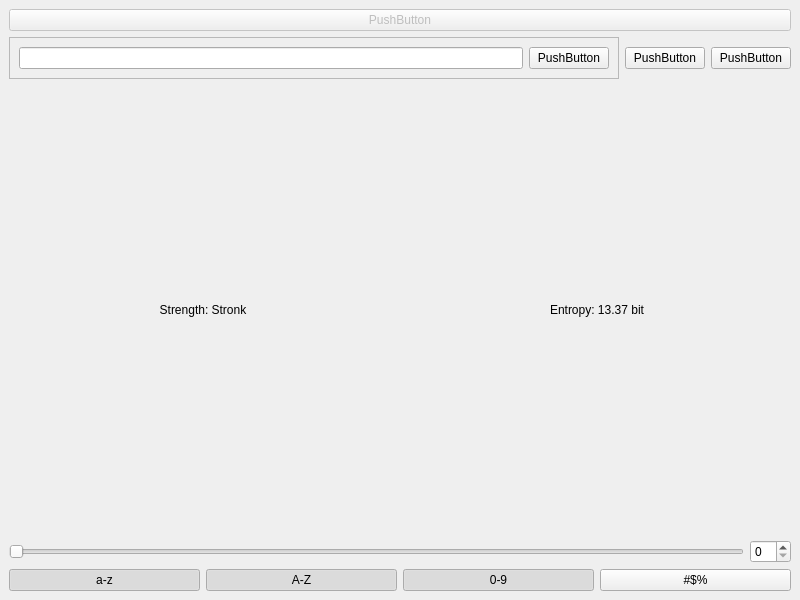
<?xml version="1.0" encoding="UTF-8"?>
<ui version="4.0">
 <class>MainWindow</class>
 <widget class="QMainWindow" name="MainWindow">
  <property name="geometry">
   <rect>
    <x>0</x>
    <y>0</y>
    <width>800</width>
    <height>600</height>
   </rect>
  </property>
  <property name="windowTitle">
   <string>MainWindow</string>
  </property>
  <widget class="QWidget" name="centralwidget">
   <layout class="QVBoxLayout" name="verticalLayout">
    <item>
     <widget class="QPushButton" name="pushButton_4">
      <property name="enabled">
       <bool>false</bool>
      </property>
      <property name="text">
       <string>PushButton</string>
      </property>
     </widget>
    </item>
    <item>
     <layout class="QHBoxLayout" name="horizontalLayout">
      <item>
       <widget class="QFrame" name="frame">
        <property name="sizePolicy">
         <sizepolicy hsizetype="Minimum" vsizetype="Preferred">
          <horstretch>0</horstretch>
          <verstretch>0</verstretch>
         </sizepolicy>
        </property>
        <property name="frameShape">
         <enum>QFrame::StyledPanel</enum>
        </property>
        <property name="frameShadow">
         <enum>QFrame::Raised</enum>
        </property>
        <layout class="QHBoxLayout" name="horizontalLayout_2">
         <item>
          <widget class="QLineEdit" name="lineEdit"/>
         </item>
         <item>
          <widget class="QPushButton" name="pushButton">
           <property name="text">
            <string>PushButton</string>
           </property>
          </widget>
         </item>
        </layout>
       </widget>
      </item>
      <item>
       <widget class="QPushButton" name="pushButton_2">
        <property name="text">
         <string>PushButton</string>
        </property>
       </widget>
      </item>
      <item>
       <widget class="QPushButton" name="pushButton_3">
        <property name="text">
         <string>PushButton</string>
        </property>
       </widget>
      </item>
     </layout>
    </item>
    <item>
     <layout class="QHBoxLayout" name="layout_info">
      <item>
       <widget class="QLabel" name="label_strength">
        <property name="text">
         <string>Strength: Stronk</string>
        </property>
        <property name="alignment">
         <set>Qt::AlignCenter</set>
        </property>
       </widget>
      </item>
      <item>
       <widget class="QLabel" name="label_entropy">
        <property name="text">
         <string>Entropy: 13.37 bit</string>
        </property>
        <property name="alignment">
         <set>Qt::AlignCenter</set>
        </property>
       </widget>
      </item>
     </layout>
    </item>
    <item>
     <layout class="QHBoxLayout" name="layout_length">
      <item>
       <widget class="QSlider" name="slider_length">
        <property name="orientation">
         <enum>Qt::Horizontal</enum>
        </property>
       </widget>
      </item>
      <item>
       <widget class="QSpinBox" name="spinbox_length"/>
      </item>
     </layout>
    </item>
    <item>
     <layout class="QHBoxLayout" name="layout_characters">
      <item>
       <widget class="QPushButton" name="btn_lower">
        <property name="text">
         <string>a-z</string>
        </property>
        <property name="checkable">
         <bool>true</bool>
        </property>
        <property name="checked">
         <bool>true</bool>
        </property>
       </widget>
      </item>
      <item>
       <widget class="QPushButton" name="btn_upper">
        <property name="text">
         <string>A-Z</string>
        </property>
        <property name="checkable">
         <bool>true</bool>
        </property>
        <property name="checked">
         <bool>true</bool>
        </property>
       </widget>
      </item>
      <item>
       <widget class="QPushButton" name="btn_digits">
        <property name="text">
         <string>0-9</string>
        </property>
        <property name="checkable">
         <bool>true</bool>
        </property>
        <property name="checked">
         <bool>true</bool>
        </property>
       </widget>
      </item>
      <item>
       <widget class="QPushButton" name="btn_special">
        <property name="text">
         <string>#$%</string>
        </property>
        <property name="checkable">
         <bool>true</bool>
        </property>
       </widget>
      </item>
     </layout>
    </item>
   </layout>
  </widget>
 </widget>
 <resources/>
 <connections/>
</ui>
